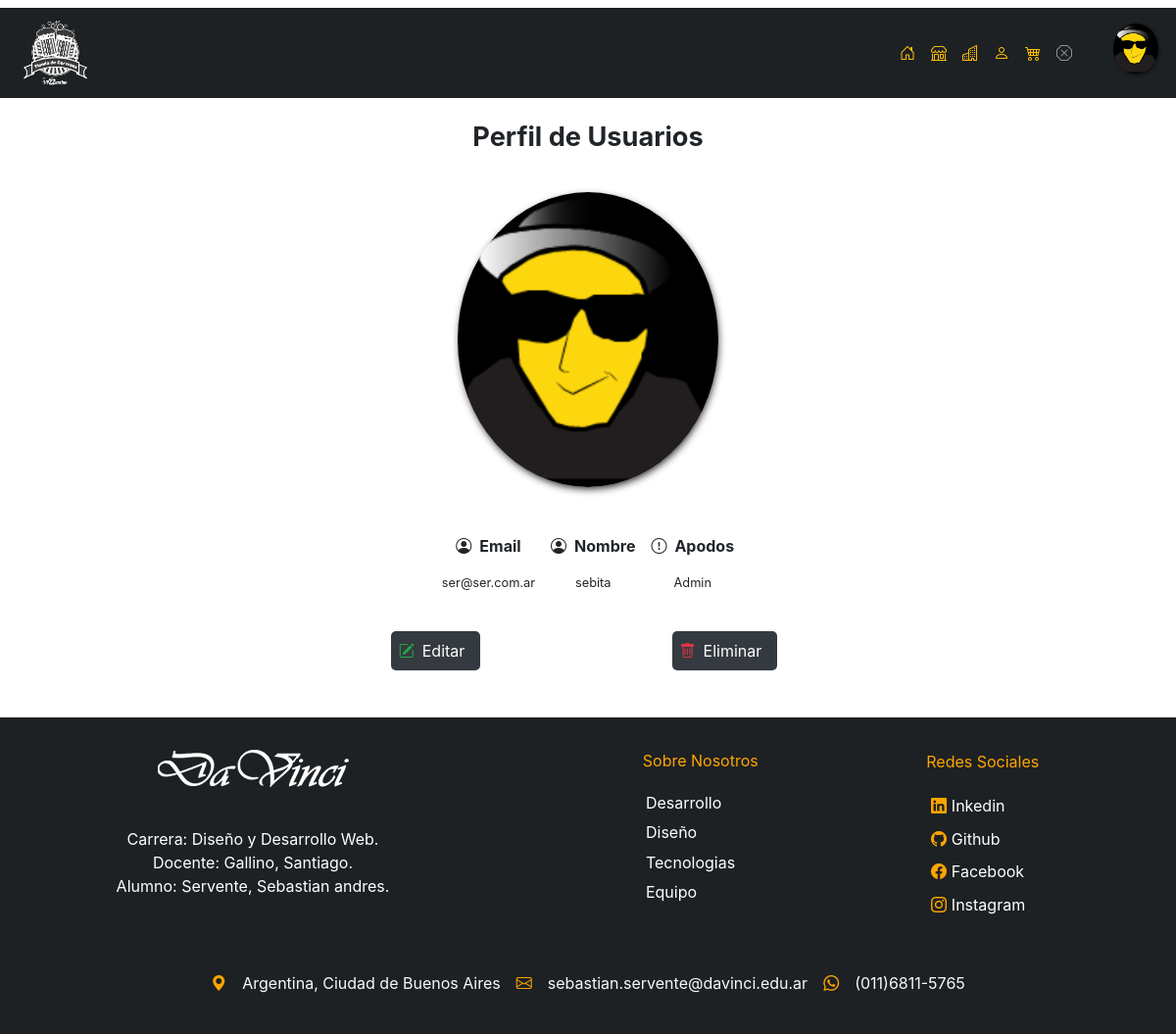
/servente-sebastian_tp/index.php?s=perfil&id=1 (signed in), run on the app's committed database.
### tables this page shows
CREATE TABLE `usuarios` (
  `id_usuario` int(10) UNSIGNED NOT NULL,
  `id_rol` tinyint(3) UNSIGNED NOT NULL,
  `carritos_id_carrito` int(10) UNSIGNED NOT NULL,
  `email` varchar(100) NOT NULL,
  `password` varchar(255) NOT NULL,
  `nombre` varchar(100) DEFAULT NULL,
  `apellido` varchar(100) DEFAULT NULL,
  `apodo` varchar(100) DEFAULT NULL,
  `img` varchar(255) DEFAULT NULL,
  `alt_img` varchar(255) DEFAULT NULL,
  `domicilio` varchar(255) DEFAULT NULL
);

### servente-sebastian_tp/libraries/usuarios.php (called while the page is built, shortened)
<?php
function usuarioTraerPorId($db, $id) {
    $id = mysqli_real_escape_string($db, $id);
    $query = "SELECT * FROM usuarios
                WHERE id_usuario = '". $id ."'";
    $res = mysqli_query($db, $query);
    return mysqli_fetch_assoc($res);
}

### servente-sebastian_tp/secciones/perfil.php (the view, shortened to what this page needs)
<?php
require 'data/bootstrap.php';
$usuarios = usuarioTraerPorId($db, $_GET['id']);
?>
<section class="container" id="sectionPerfil">
    <h2 class="m-4">Perfil de Usuarios</h2>
    <article class="perfil">
        <div class="divImagen">
            <figure>
                <img src="imgs/<?= $usuarios['img'];?>" class="img-fluid figure-img" alt="<?= htmlspecialchars($usuarios['alt_img']);?>">
            </figure>
        </div>
        <div class="divDatos">
            <div class="divNombreApellido">
                <p class="anterior"><i class="bi bi-person-circle mr-2"></i>Email</p>
                <p class="primero" title="<?=$usuarios['email'];?>"> <?=$usuarios['email'];?></p>
            </div>
            <div class="divNombreApellido">
                <p class="anterior"><i class="bi bi-person-circle mr-2"></i>Nombre</p>
                <p class="primero"  title="<?=$usuarios['nombre'];?>"><?=$usuarios['nombre']; ?></p>
            </div>
            <div class="divNombreApellido">
                <p class="anterior"><i class="bi bi-exclamation-circle mr-2"></i>Apodos</p>
                <p class="primero"  title="<?=$usuarios['apodo'];?>"><?=$usuarios['apodo']; ?></p>
            </div>
        </div>
        <div class="divAccion">
            <p class="bg-dark p-2 mr-2"><i class="bi bi-pencil-square text-success"></i><a href="index.php?s=editar-usuario&id=<?=$usuarios['id_usuario'];?>" class="p-2 edit" >Editar </a></p>
            <p class="bg-dark p-2 mr-2"><i class="bi bi-trash text-danger"></i><a href="acciones/usuario-eliminar.php?id=<?=$usuarios['id_usuario'];?>" class="borrar p-2 ">Eliminar</a></p>
        </div>
    </article>
</section>

### servente-sebastian_tp/css/estilos_nuevo.css (style rules this page uses)
* { margin: 0; padding: 0; -webkit-box-sizing: border-box; -moz-box-sizing: border-box; box-sizing: border-box; }
#sectionPerfil h2 { font-size: 1.7rem; text-align: center; font-weight: 700; }
#sectionPerfil .perfil { display: flex; flex-wrap: wrap; }
#sectionPerfil .perfil .divDatos { width: 40%; display: flex; flex-direction: column; margin: auto; }
#sectionPerfil .perfil .divDatos .divNombreApellido { display: flex; flex-wrap: wrap; }
#sectionPerfil .perfil .divDatos .divNombreApellido .anterior { width: 100%; margin-bottom: 0; font-weight: 700; }
#sectionPerfil .perfil .divDatos .divNombreApellido .primero { width: auto; font-size: .8rem; white-space: nowrap; text-overflow: ellipsis; overflow: hidden; }
#sectionPerfil .perfil .divAccion { width: 100%; display: flex; justify-content: space-around; }
#sectionPerfil .perfil .divAccion p { border-radius: 5px; text-decoration: none; }
#sectionPerfil .perfil .divAccion p a { text-decoration: none; color: #fff; }
#sectionPerfil .perfil .divImagen { width: 40%; display: flex; flex-direction: column; margin: 3rem 1rem; }
#sectionPerfil .perfil .divImagen figure { display: flex; justify-content: center; }
#sectionPerfil .perfil .divImagen figure img { border-radius: 50%; box-shadow: 1px 3px 9px -2px black; width: 80%; display: flex; }
@media (min-width: 881px) and (max-width: 1280px) { #sectionPerfil .perfil { display: flex; flex-direction: column; } }
@media (min-width: 881px) and (max-width: 1280px) { #sectionPerfil .perfil .divImagen { width: 30%; margin: 1rem auto; } }
@media (min-width: 881px) and (max-width: 1280px) { #sectionPerfil .perfil .divDatos { width: 100%; display: flex; flex-direction: row; margin: auto; align-items: center; justify-content: center; } }
@media (min-width: 881px) and (max-width: 1280px) { #sectionPerfil .perfil .divAccion { justify-content: space-evenly; width: 70%; margin: 1rem auto; } }
@media (min-width: 881px) and (max-width: 1280px) { #sectionPerfil .perfil .divDatos .divNombreApellido { flex-direction: column; text-align: center; } }
@media (min-width: 881px) and (max-width: 1280px) { #sectionPerfil .perfil .divDatos .divNombreApellido p { padding: .5rem; } }

### data on the page
usuarios: img (picture), email "ser@ser.com.ar", nombre "sebita", apodo "Admin"
